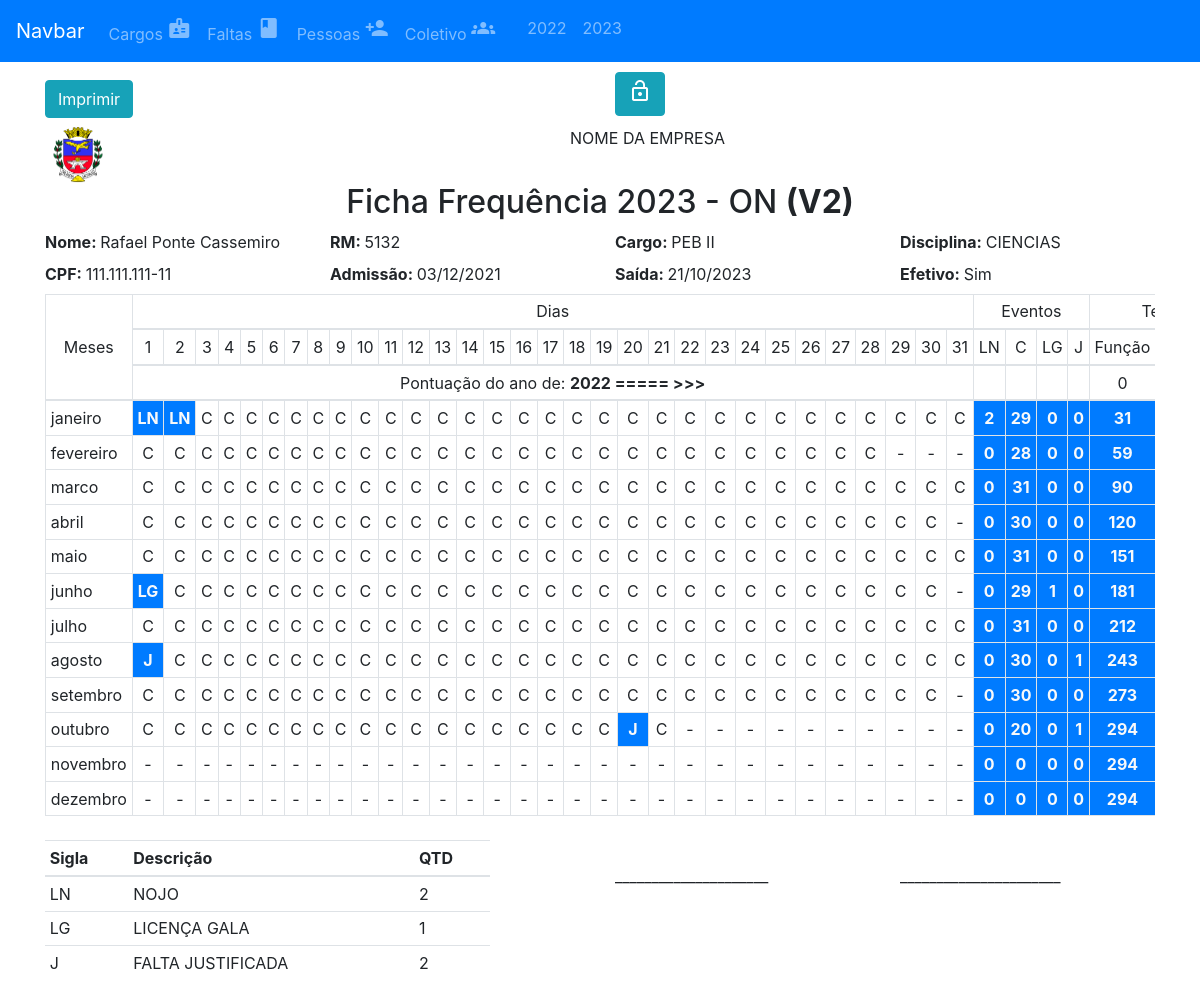
The app's page /pessoas/5132/fichas/2023 with its own data.
### app_pessoa/models.py (models this page shows)
class Pessoas(models.Model):
    EFETIVO =  (
     (True,'Sim'),
     (False,'Não')
    )
    id = models.CharField(max_length=6, primary_key=True)
    nome = models.CharField(max_length=150)
    dt_nasc = models.DateField(default='1991-01-01')
    cpf = models.CharField(max_length=11, default='11111111111')
    admissao = models.DateField(default='1991-01-01')
    saida = models.DateField(null=True)
    efetivo = models.BooleanField(choices=EFETIVO, default=False)
    cargo = models.ForeignKey(Cargos, on_delete=models.CASCADE, related_name="pessoas_cargos")

### app_falta/models.py (models this page shows, shortened)
class Faltas(models.Model):
    tipo = models.CharField(max_length=3)
    descricao =  models.CharField(max_length=30)

### app_ficha_cem/views.py (the view)
# urls.py: path('pessoas/<str:pessoa_id>/fichas/<int:ano>', gerar_ficha, name='ficha'),
def gerar_ficha(request, pessoa_id, ano):
    contexto = buscar_informacoes_ficha_v3(pessoa_id, ano)
    return render(request,'template/ficha_cem _v2.html', {'contexto':contexto})

### app_cargo/models.py (called while the page is built)
    def __str__(self):
        return f'{self.cargo}'

### app_ficha_cem/views.py (called while the page is built)
def bissexto(ano):
    if ano % 400 == 0:
        return True
    else:
        if ano % 4 == 0:
            if ano % 100 == 0:
                return False
            return True

def retornar_mes_num(mes_nome, ano):
    meses = {
        'janeiro':[1,31],
        'fevereiro':[2,29 if bissexto(ano) else 28],
        'marco':[3,31],
        'abril':[4,30],
        'maio':[5,31],
        'junho':[6,30],
        'julho':[7,31],
        'agosto':[8,31],
        'setembro':[9,30],
        'outubro':[10,31],
        'novembro':[11,30],
        'dezembro':[12,31]
    }
    num_mes = meses[mes_nome]
    return num_mes

def retornar_mes_nome(mes_num):
    meses = {
        1:['janeiro',31],
        2:['fevereiro',28],
        3:['marco',31],
        4:['abril',30],
        5:['maio',31],
        6:['junho',30],
        7:['julho',31],
        8:['agosto',31],
        9:['setembro',30],
        10:['outubro',31],
        11:['novembro',30],
        12:['dezembro',31]
    }
    nome_mes = meses[mes_num]
    return nome_mes

def data_util(data, tp='P'):
    if tp == 'P':
        if (data.weekday() != 6 and data.weekday() != 5):
            return data
        data = data + timedelta(days=1)
        return data_util(data)
    return data

def criar_estrutura_meses():
    estrutura_meses_nome = {}
    dias = []
    for i in range(1,13):
        mes = retornar_mes_nome(i)[0]
        for j in range(31):
            dias.append('-')
        estrutura_meses_nome[mes] = dias
        dias = []
    return estrutura_meses_nome

def listar_anos(pessoa_id):
    anos = []
    pessoa_faltas = Faltas_Pessoas.objects.all()
    pessoa = Pessoas.objects.get(pk=pessoa_id)
    for i in pessoa_faltas:
        if i.data.year not in anos and i.pessoa.id == pessoa_id:
            anos.append(i.data.year)
    return anos[-5:], pessoa

def contar_tipos_faltas(faltas):
    qtd = 0
    tipo_faltas ={}
    for f in faltas:
        sigla = f.falta.tipo
        descricao = f.falta.descricao
        if sigla not in tipo_faltas.keys():
           qtd = f.qtd_dias
           tipo_faltas[sigla] = [descricao, qtd]
        else:
            qtd = tipo_faltas[sigla][1]
            qtd += f.qtd_dias
            tipo_faltas[sigla][1] = qtd
    return tipo_faltas

### template/ficha_cem _v2.html (shortened to what this page needs)
{% extends 'template/menu.html' %}
{% load static %}
{% block content %}
<div class="ficha">
    <div class="nao-imprime">
        <div class="row">
            <div class="col">
                <a class="btn btn-info mt-2 mb-2" href="#" id="imprimir">Imprimir</a>
            </div>
            <div class="col">
                {% if contexto.ano_status == 'Aberto' %}
                <a class="btn btn-info" href="{% url 'encerrarano' contexto.pessoa.id contexto.ano %}"><span
                        class=" material-icons">
                    </span>
                </a>
                {% else %}
                <a class="btn btn-info" href="{% url 'abrirano' contexto.pessoa.id contexto.ano %}"><span
                        class=" material-icons">
                        lock
                    </span>
                </a>
                {% endif %}
            </div>
        </div>
    </div>
    <div class="row imprime">
        <div class="col-1 text-center">
            <img src="{% static 'app_ficha_cem/brasao_orlandia.png' %}" width="50" />
        </div>
        <div class="col text-center">
            NOME DA EMPRESA
        </div>
    </div>
    <div class="row">
        <div class="col-12">
            <h2 class="text-center">Ficha Frequência {{contexto.ano}} - ON <strong>(V2)</strong></h2>
        </div>
        <div class="col">
            <strong>Nome: </strong><label>{{contexto.nome}}</label>
        </div>
        <div class="col">
            <strong>RM: </strong><label>{{contexto.pessoa.id}}</label>
        </div>
        <div class="col">
            <strong>Cargo: </strong><label>{{ contexto.des_cargo }}</label>
        </div>
        <div class="col">
            <strong>Disciplina: </strong><label>{{ contexto.disciplina }}</label>
        </div>
    </div>
    <div class="row">
        <div class="col">
            <strong>CPF: </strong><label>{{ contexto.pessoa.cpf }}</label>
        </div>
        <div class="col">
            <strong>Admissão: </strong><label>{{contexto.pessoa.admissao|date:'d/m/Y'}}</label>
        </div>
        <div class="col">
            <strong>Saída: </strong><label>{{contexto.pessoa.saida|date:'d/m/Y'}}</label>
        </div>
        <div class="col">
            {% if contexto.pessoa.efetivo == 'Sim' %}
            <strong>Efetivo: </strong><label>Sim</label>
            {% else %}
            <strong>Efetivo: </strong><label>Não</label>
            {% endif %}
        </div>
    </div>
    <div class="table-responsive">
        <table class="table table-sm table-hover table-bordered corpo imprime">
            <thead class="text-center">
                <tr>
                    <td class="align-middle" rowspan="3">
                        Meses
                    </td>
                    <td colspan="31">Dias</td>
                    <td colspan="{{contexto.colunas_eventos}}">Eventos</td>
                    <td colspan="3">Tempos</td>
                </tr>
                <tr>
                    {% for dia in contexto.dias %}
                    <td class="align-middle">
                        {{dia}}
                    </td>
                    {% endfor %}
                    {% for tp in contexto.cabecalho_tf %}
                    <td class="align-middle">
                        {{tp}}
                    </td>
                    {% endfor %}
                    <td>
                        Função
                    </td>
                </tr>
                <tr>
                    <td colspan="31">Pontuação do ano de: <strong>{{contexto.ano_a}} ===== >>></strong></td>
                    {% for dia in contexto.colunas_pontuacao %}
                    <td></td>
                    {% endfor %}
                    <td>
                        {{contexto.funcao_a}}
                    </td>
                </tr>
            </thead>
            <tbody>
                {% for mes,eventos in contexto.meses.items %}
                <tr>
                    <td>
                        {{mes}}
                    </td>
                    {% for evento in eventos %}
                    {% if evento != 'C' and evento != '-' %}
                    <td class="bg-primary text-light text-center">
                        <strong>{{evento}}</strong>
                    </td>
                    {% else %}
                    <td class="text-center">
                        {{evento}}
                    </td>
                    {% endif %}
                    {% endfor %}
                </tr>
                {% endfor %}
            </tbody>
        </table>
    </div>
</div>
<div class="row mt-2">
    <div class="col-5">
        <table class="table table-sm">
            <thead>
                <tr>
                    <th>Sigla</th>
                    <th>Descrição</th>
                    <th>QTD</th>
                </tr>
            </thead>
            <tbody>
                {% for sigla, descricao in contexto.tp_faltas.items %}
                <tr>
                    <td>
                        {{ sigla }}
                    </td>
                    {% for i in descricao %}
                    <td>
                        {{i}}
                    </td>
                    {% endfor %}
                </tr>
                {% endfor %}
            </tbody>
        </table>
    </div>
    <div class="col-1">
    </div>
    <div class="col-2 mt-4">
        <p>_____________________</p>
    </div>
    <div class="col-1">
    </div>
    <div class="col-2 mt-4">
        <p>______________________</p>
    </div>
</div>
{% endblock content %}

### records on screen
Pessoas: nome "Rafael Ponte Cassemiro", pessoa.id "5132", pessoa.cpf "111.111.111-11", pessoa.admissao "03/12/2021", pessoa.saida "21/10/2023"
Faltas: cabecalho_tf "LN", eventos "LN" "LN", tp_faltas "LN", descricao "NOJO"
Faltas: cabecalho_tf "LG", eventos "LG", tp_faltas "LG", descricao "LICENÇA GALA"
Faltas: descricao "FALTA JUSTIFICADA"

### other values on screen
{{ ano }} "2022" "2023"
{{ contexto.ano }} "2023"
{{ contexto.des_cargo }} "PEB II"
{{ contexto.disciplina }} "CIENCIAS"
{{ dia }} "1" "2" "3" "4" "5" "6" "7" "8" "9" "10" "11" "12" "13" "14" "15" "16" "17" "18" "19" "20" "21" "22" "23" "24" "25" "26" "27" "28" "29" "30" "31"
{{ tp }} "C" "J"
{{ contexto.ano_a }} "2022"
{{ contexto.funcao_a }} "0"
{{ mes }} "janeiro" "fevereiro" "marco" "abril" "maio" "junho" "julho" "agosto" "setembro" "outubro" "novembro" "dezembro"
{{ evento }} "C" "C" "C" "C" "C" "C" "C" "C" "C" "C" "C" "C" "C" "C" "C" "C" "C" "C" "C" "C" "C" "C" "C" "C" "C" "C" "C" "C" "C" "C" "C" "C" "C" "C" "C" "C" "C" "C" "C" "C" "C" "C" "C" "C" "C" "C" "C" "C" "C" "C" "C" "C" "C" "C" "C" "C" "C" "-" "-" "-" "C" "C" "C" "C" "C" "C" "C" "C" "C" "C" "C" "C" "C" "C" "C" "C" "C" "C" "C" "C" "C" "C" "C" "C" "C" "C" "C" "C" "C" "C" "C" "C" "C" "C" "C" "C" "C" "C" "C" "C" "C" "C" "C" "C" "C" "C" "C" "C" "C" "C" "C" "C" "C" "C" "C" "C" "C" "C" "C" "C" "C" "-" "C" "C" "C" "C" "C" "C" "C" "C" "C" "C" "C" "C" "C" "C" "C" "C" "C" "C" "C" "C" "C" "C" "C" "C" "C" "C" "C" "C" "C" "C" "C" "C" "C" "C" "C" "C" "C" "C" "C" "C" "C" "C" "C" "C" "C" "C" "C" "C" "C" "C" "C" "C" "C" "C" "C" "C" "C" "C" "C" "C" "-" "C" "C" "C" "C" "C" "C" "C" "C" "C" "C" "C" "C" "C" "C" "C" "C" "C" "C" "C" "C" "C" "C" "C" "C" "C" "C" "C" "C" "C" "C" "C" "C" "C" "C" "C" "C" "C" "C" "C" "C" "C" "C" "C" "C" "C" "C" "C" "C" "C" "C" "C" "C" "C" "C" "C" "C" "C" "C" "C" "C" "C" "C" "C" "C" "C" "C" "C" "C" "C" "C" "C" "C" "C" "C" "C" "C" "C" "C" "C" "C" "C" "C" "C" "C" "C" "C" "C" "C" "C" "C" "C" "-" "C" "C" "C" "C" "C" "C" "C" "C" "C" "C" "C" "C" "C" "C" "C" "C" "C" "C" "C" "C" "-" "-" "-" "-" "-" "-" "-" "-" "-" "-" "-" "-" "-" "-" "-" "-" "-" "-" "-" "-" "-" "-" "-" "-" "-" "-" "-" "-" "-" "-" "-" "-" "-" "-" "-" "-" "-" "-" "-" "-" "-" "-" "-" "-" "-" "-" "-" "-" "-" "-" "-" "-" "-" "-" "-" "-" "-" "-" "-" "-" "-" "-" "-" "-" "-" "-" "-" "-" "-" "-" "-" "-"
{{ evento }} "2" "29" "0" "0" "31" "0" "28" "0" "0" "59" "0" "31" "0" "0" "90" "0" "30" "0" "0" "120" "0" "31" "0" "0" "151" "0" "29" "1" "0" "181" "0" "31" "0" "0" "212" "J" "0" "30" "0" "1" "243" "0" "30" "0" "0" "273" "J" "0" "20" "0" "1" "294" "0" "0" "0" "0" "294" "0" "0" "0" "0" "294"
{{ i }} "2" "1" "2"
{{ sigla }} "J"
